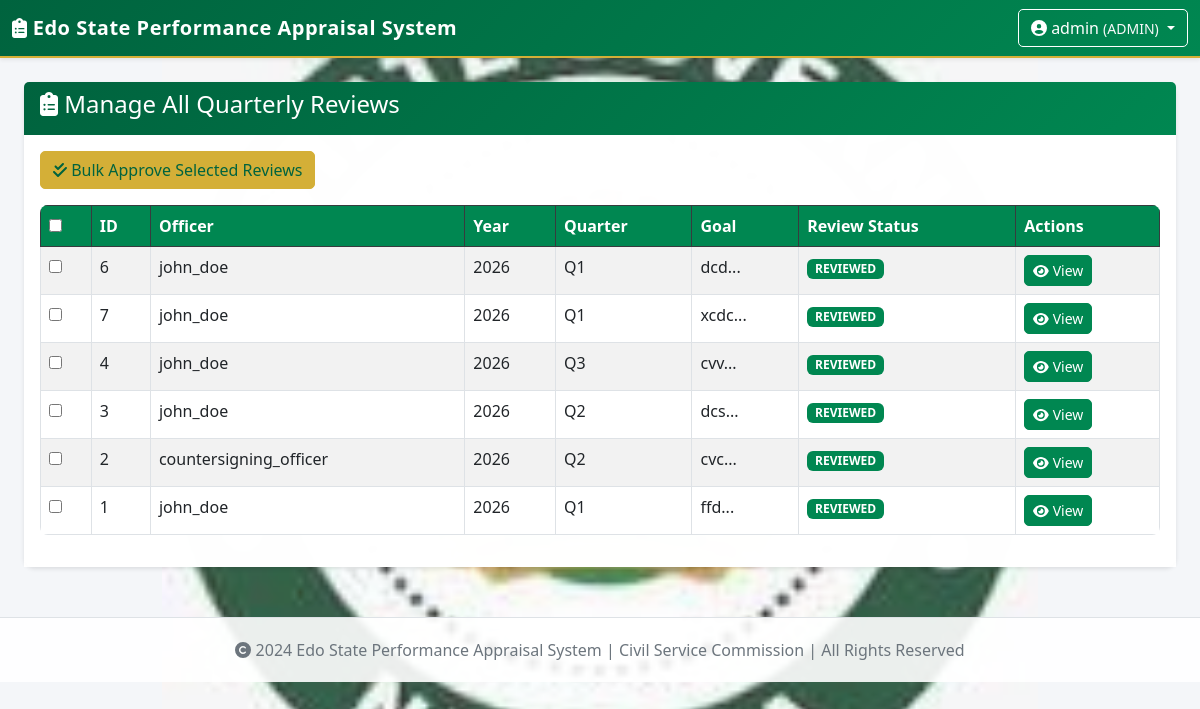
Page /quarterly/admin/manage-reviews (signed in) on the committed database.
### app/models/user.py (models this page shows, shortened)
class User(UserMixin, db.Model):
    __tablename__ = 'users'
    id = db.Column(db.Integer, primary_key=True)
    username = db.Column(db.String(80), unique=True, nullable=False)
    email = db.Column(db.String(120), unique=True, nullable=False)
    password_hash = db.Column(db.String(200), nullable=False)
    role = db.Column(db.String(50), nullable=False, default='STAFF')
    is_active = db.Column(db.Boolean, default=True)
    created_at = db.Column(db.DateTime, default=datetime.utcnow)
    staff_no = db.Column(db.String(50), unique=True)
    surname = db.Column(db.String(100))
    first_name = db.Column(db.String(100))
    other_names = db.Column(db.String(200))
    title = db.Column(db.String(20))
    date_of_birth = db.Column(db.Date, nullable=True)
    date_first_appointment = db.Column(db.Date, nullable=True)
    post_appointed = db.Column(db.String(200))
    present_post = db.Column(db.String(200))
    salary_grade = db.Column(db.String(50))
    ministry = db.Column(db.String(200))  # MDA
    department = db.Column(db.String(200))  # Department
    division = db.Column(db.String(200))
    branch = db.Column(db.String(200))
    section = db.Column(db.String(200))
    def has_role(self, role):
        return self.role == role or self.role == 'ADMIN'

### app/models/quarterly_plan.py (models this page shows, shortened)
class QuarterlyGoal(db.Model):
    __tablename__ = 'quarterly_goals'
    id = db.Column(db.Integer, primary_key=True)
    user_id = db.Column(db.Integer, db.ForeignKey('users.id'), nullable=False)
    planning_year = db.Column(db.Integer, nullable=False)
    quarter = db.Column(db.Integer, nullable=False)
    goal_description = db.Column(db.Text, nullable=False)
    priority = db.Column(db.Integer, default=3)
    success_criteria = db.Column(db.Text)
    plan_status = db.Column(db.String(50), default='DRAFT')
    plan_submitted_at = db.Column(db.DateTime)
    plan_approved_at = db.Column(db.DateTime)
    plan_approved_by = db.Column(db.Integer, db.ForeignKey('users.id'))
    plan_modifications = db.Column(db.Text)
    cs_approved = db.Column(db.Boolean, default=False)
    cs_approved_at = db.Column(db.DateTime)
    cs_approved_by = db.Column(db.Integer, db.ForeignKey('users.id'))
    cs_comments = db.Column(db.Text)
    achievements = db.Column(db.Text)
    challenges = db.Column(db.Text)
    reasons_for_failure = db.Column(db.Text)
    recovery_plan = db.Column(db.Text)
    review_status = db.Column(db.String(50), default='PENDING')
    review_submitted_at = db.Column(db.DateTime)
    review_completed_at = db.Column(db.DateTime)
    review_completed_by = db.Column(db.Integer, db.ForeignKey('users.id'))
    reporting_officer_comments = db.Column(db.Text)
    further_directives = db.Column(db.Text)
    quarter_2_adjustments = db.Column(db.Text)
    cs_review_approved = db.Column(db.Boolean, default=False)
    cs_review_approved_at = db.Column(db.DateTime)
    cs_review_approved_by = db.Column(db.Integer, db.ForeignKey('users.id'))
    cs_review_comments = db.Column(db.Text)
    created_at = db.Column(db.DateTime, default=datetime.utcnow)
    updated_at = db.Column(db.DateTime, default=datetime.utcnow, onupdate=datetime.utcnow)
    user = db.relationship('User', foreign_keys=[user_id], backref='quarterly_goals')
    plan_approver = db.relationship('User', foreign_keys=[plan_approved_by], backref='approved_goals')
    cs_approver = db.relationship('User', foreign_keys=[cs_approved_by], backref='cs_approved_goals')
    cs_review_approver = db.relationship('User', foreign_keys=[cs_review_approved_by], backref='cs_reviewed_goals')
    review_completer = db.relationship('User', foreign_keys=[review_completed_by], backref='completed_reviews')

### app/quarterly/routes.py (the view)
@quarterly_bp.route('/admin/manage-reviews')
@login_required
def admin_manage_reviews():
    if not current_user.has_role('ADMIN'):
        flash('Unauthorized', 'danger')
        return redirect(url_for('quarterly.dashboard'))
    goals = QuarterlyGoal.query.filter(
        QuarterlyGoal.review_status.in_(['SUBMITTED', 'PENDING_CS_REVIEW', 'REVIEWED'])
    ).order_by(QuarterlyGoal.review_submitted_at.desc()).all()
    return render_template('quarterly/admin_manage_reviews.html', goals=goals)

### app/templates/quarterly/admin_manage_reviews.html (shortened to what this page needs)
{% extends "base.html" %}
{% block content %}
<div class="container-fluid">
    <div class="card">
        <div class="card-header bg-dark text-white">
            <h4><i class="fas fa-clipboard-list"></i> Manage All Quarterly Reviews</h4>
        </div>
        <div class="card-body">
            <form method="POST" action="{{ url_for('quarterly.admin_bulk_approve_reviews') }}" id="bulkApproveForm">
                <button type="button" class="btn btn-warning mb-3" onclick="bulkApprove()">
                    <i class="fas fa-check-double"></i> Bulk Approve Selected Reviews
                </button>
                <div class="table-responsive">
                    <table class="table table-striped table-bordered">
                        <thead class="table-dark">
                            <tr>
                                <th><input type="checkbox" id="selectAll"></th>
                                <th>ID</th>
                                <th>Officer</th>
                                <th>Year</th>
                                <th>Quarter</th>
                                <th>Goal</th>
                                <th>Review Status</th>
                                <th>Actions</th>
                            </tr>
                        </thead>
                        <tbody>
                            {% for goal in goals %}
                            <tr>
                                <td><input type="checkbox" name="review_ids" value="{{ goal.id }}" class="review-checkbox"></td>
                                <td>{{ goal.id }}</td>
                                <td>{{ goal.user.username }}</td>
                                <td>{{ goal.planning_year }}</td>
                                <td>Q{{ goal.quarter }}</td>
                                <td>{{ goal.goal_description[:40] }}...</td>
                                <td>
                                    <span class="badge bg-{% if goal.review_status == 'REVIEWED' %}success{% elif goal.review_status == 'SUBMITTED' %}warning{% elif goal.review_status == 'PENDING_CS_REVIEW' %}primary{% else %}secondary{% endif %}">
                                        {{ goal.review_status }}
                                    </span>
                                </td>
                                <td>
                                    <a href="{{ url_for('quarterly.view_review', goal_id=goal.id) }}" class="btn btn-sm btn-info">
                                        <i class="fas fa-eye"></i> View
                                    </a>
                                </td>
                            </tr>
                            {% endfor %}
                        </tbody>
                    </table>
                </div>
            </form>
        </div>
    </div>
</div>
{% endblock %}

### app/templates/base.html (shortened to what this page needs)
<!DOCTYPE html>
<html lang="en">
<head>
    <link href="https://cdn.jsdelivr.net/npm/bootstrap@5.3.0/dist/css/bootstrap.min.css" rel="stylesheet">
    <link rel="stylesheet" href="https://cdnjs.cloudflare.com/ajax/libs/font-awesome/6.4.0/css/all.min.css">
</head>
<body>
    <nav class="navbar navbar-dark shadow-sm">
        <div class="container-fluid">
            <a class="navbar-brand" href="{{ url_for('reports.dashboard') }}">
                <i class="fas fa-clipboard-list"></i> Edo State Performance Appraisal System
            </a>
            {% if current_user.is_authenticated %}
            <div class="dropdown">
                <button class="btn btn-outline-light dropdown-toggle" type="button" data-bs-toggle="dropdown" aria-expanded="false">
                    <i class="fas fa-user-circle"></i>
                    {{ current_user.username }}
                    <small class="text-light">({{ current_user.role }})</small>
                </button>
            </div>
            {% else %}
            <a href="{{ url_for('auth.login') }}" class="btn btn-outline-light">Login</a>
            {% endif %}
        </div>
    </nav>
    <div class="container-fluid mt-4">
        {% block content %}{% endblock %}
    </div>
    <footer>
        <div class="container">
            <p class="mb-0">
                <i class="fas fa-copyright"></i> 2024 Edo State Performance Appraisal System |
                Civil Service Commission | All Rights Reserved
            </p>
        </div>
    </footer>
</body>
</html>

### rows in the picture
User: username "admin", role "ADMIN"
QuarterlyGoal: id "6", user.username "john_doe", planning_year "2026", quarter "1", goal_description "dcd", review_status "REVIEWED"
QuarterlyGoal: id "7", user.username "john_doe", planning_year "2026", quarter "1", goal_description "xcdc", review_status "REVIEWED"
QuarterlyGoal: id "4", user.username "john_doe", planning_year "2026", quarter "3", goal_description "cvv", review_status "REVIEWED"
QuarterlyGoal: id "3", user.username "john_doe", planning_year "2026", quarter "2", goal_description "dcs", review_status "REVIEWED"
QuarterlyGoal: id "2", user.username "countersigning_officer", planning_year "2026", quarter "2", goal_description "cvc", review_status "REVIEWED"
QuarterlyGoal: id "1", user.username "john_doe", planning_year "2026", quarter "1", goal_description "ffd", review_status "REVIEWED"
